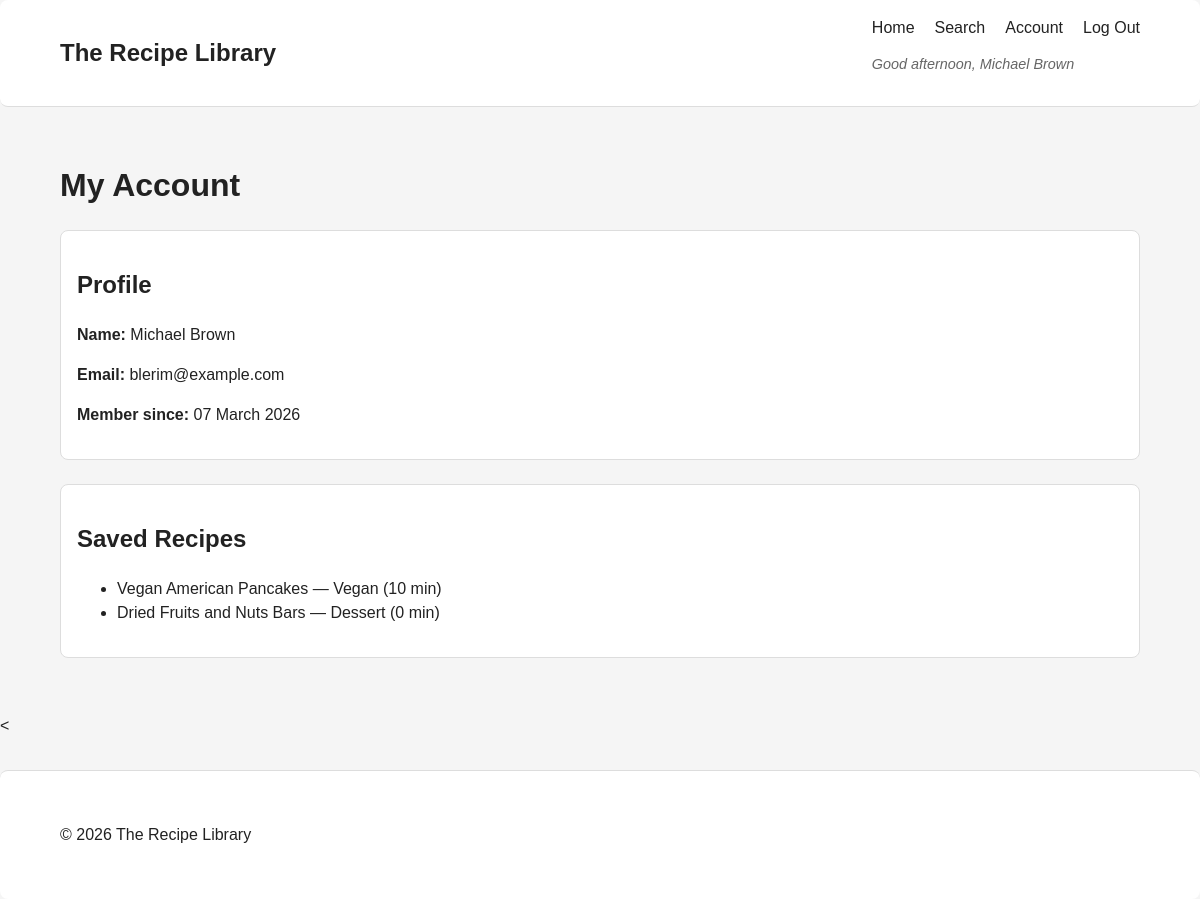
The page /pages/account.php (signed in) on the database its author committed.
### tables this page shows
CREATE TABLE recipes (
    id BIGINT UNSIGNED AUTO_INCREMENT PRIMARY KEY,
    user_id BIGINT UNSIGNED NOT NULL,
    category_id INT UNSIGNED NULL,
    title VARCHAR(200) NOT NULL,
    slug VARCHAR(220) NOT NULL,
    description TEXT NULL,
    servings TINYINT UNSIGNED NULL,
    prep_time_min SMALLINT UNSIGNED NULL,
    cook_time_min SMALLINT UNSIGNED NULL,
    difficulty ENUM('easy', 'medium', 'hard') NOT NULL DEFAULT 'easy',
    image_url VARCHAR(255) NULL,
    source_url VARCHAR(255) NULL,
    is_published TINYINT(1) NOT NULL DEFAULT 1,
    created_at DATETIME NOT NULL DEFAULT CURRENT_TIMESTAMP,
    updated_at DATETIME NOT NULL DEFAULT CURRENT_TIMESTAMP ON UPDATE CURRENT_TIMESTAMP,
    UNIQUE KEY uq_recipes_slug (slug),
    KEY idx_recipes_user_id (user_id),
    KEY idx_recipes_category_id (category_id),
    KEY idx_recipes_created_at (created_at),
    CONSTRAINT fk_recipes_user
        FOREIGN KEY (user_id) REFERENCES users(id)
        ON DELETE RESTRICT ON UPDATE CASCADE,
    CONSTRAINT fk_recipes_category
        FOREIGN KEY (category_id) REFERENCES categories(id)
        ON DELETE SET NULL ON UPDATE CASCADE
);

CREATE TABLE categories (
    id INT UNSIGNED AUTO_INCREMENT PRIMARY KEY,
    name VARCHAR(80) NOT NULL,
    slug VARCHAR(100) NOT NULL,
    created_at DATETIME NOT NULL DEFAULT CURRENT_TIMESTAMP,
    UNIQUE KEY uq_categories_name (name),
    UNIQUE KEY uq_categories_slug (slug)
);

### includes/auth.php (called while the page is built, shortened)
<?php
function getCurrentUserId() {
    return $_SESSION['user_id'] ?? null;
}
function getCurrentUserName() {
    return $_SESSION['user_name'] ?? null;
}

### includes/favourites.php (called while the page is built, shortened)
<?php
function getUserFavourites($conn, $userId) {
    $stmt = mysqli_prepare($conn, '
        SELECT recipes.id, recipes.title, recipes.cook_time_min, categories.name AS category_name
        FROM favourites
        JOIN recipes ON favourites.recipe_id = recipes.id
        LEFT JOIN categories ON recipes.category_id = categories.id
        WHERE favourites.user_id = ?
        ORDER BY favourites.created_at DESC
    ');
    mysqli_stmt_bind_param($stmt, 'i', $userId);
    mysqli_stmt_execute($stmt);
    $result = mysqli_stmt_get_result($stmt);
    return $result;
}

### pages/account.php (the view, shortened to what this page needs)
<?php
require_once __DIR__ . '/../includes/db.php';
require_once __DIR__ . '/../includes/auth.php';
require_once __DIR__ . '/../includes/favourites.php';
$userId = getCurrentUserId();
$stmt = mysqli_prepare($conn, 'SELECT full_name, email, created_at FROM users WHERE id = ?');
mysqli_stmt_bind_param($stmt, 'i', $userId);
mysqli_stmt_execute($stmt);
mysqli_stmt_bind_result($stmt, $name, $email, $createdAt);
$favourites = getUserFavourites($conn, $userId);
?>
<?php require_once __DIR__ . '/../includes/header.php';  ?>
    <main class="account-container container">
        <h1>My Account</h1>
        <section class="account-info">
            <h2>Profile</h2>
            <p><strong>Name:</strong> <?php echo htmlspecialchars($name);  ?></p>
            <p><strong>Email:</strong> <?php echo htmlspecialchars($email);  ?></p>
            <p><strong>Member since:</strong> <?php echo date('d F Y', strtotime($createdAt));  ?></p>
        </section>
        <section class="account-favourites">
            <h2>Saved Recipes</h2>
            <?php if ($favourites->num_rows > 0): ?>
                <ul>
                    <?php while ($row = $favourites->fetch_assoc()): ?>
                        <li>
                            <a href="/recipe-app/pages/recipe.php?id=<?php echo $row['id']; ?>">
                                <?php echo htmlspecialchars($row['title']); ?>
                            </a>
                            — <?php echo htmlspecialchars($row['category_name']); ?>
                            (<?php echo $row['cook_time_min']; ?> min)
                        </li>
                    <?php endwhile; ?>
                </ul>
            <?php else: ?>
                <p>You have no saved recipes yet.</p>
            <?php endif; ?>
        </section>
    </main>
<?php require_once __DIR__ . '/../includes/footer.php';  ?>

### css/styles.css (style rules this page uses)
:root { --color-white: #ffffff; --color-light-gray: #f5f5f5; --color-dark-gray: #222; --color-border: #ddd; --border-radius: 8px; --spacing-xs: 0.75rem; --spacing-sm: 1rem; --spacing-md: 1.5rem; --spacing-lg: 2rem; --gap-sm: 0.75rem; --gap-md: 1rem; --gap-lg: 1.25rem; }
* { box-sizing: border-box; }
body { margin: 0; font-family: Arial, sans-serif; line-height: 1.5; background-color: var(--color-light-gray); color: var(--color-dark-gray); }
a { color: inherit; text-decoration: none; }
.container { width: min(90%, 1100px); margin: 0 auto; padding: 20px 0; }
.site-header, .site-footer, section, form { background-color: var(--color-white); border-radius: var(--border-radius); }
section, form { border: 1px solid var(--color-border); padding: var(--spacing-sm); margin-bottom: var(--spacing-md); }
main.container { padding: var(--spacing-lg) 0; }

### rows shown on the page
recipes: title "Vegan American Pancakes", category.name "Vegan", cook_time_min "10"
recipes: title "Dried Fruits and Nuts Bars", category.name "Dessert", cook_time_min "0"

### other values the page prints
$greeting . ', ' . $name "Good afternoon, Michael Brown"
$name "Michael Brown"
$email "blerim@example.com"
date('d F Y', strtotime($createdAt)) "07 March 2026"
